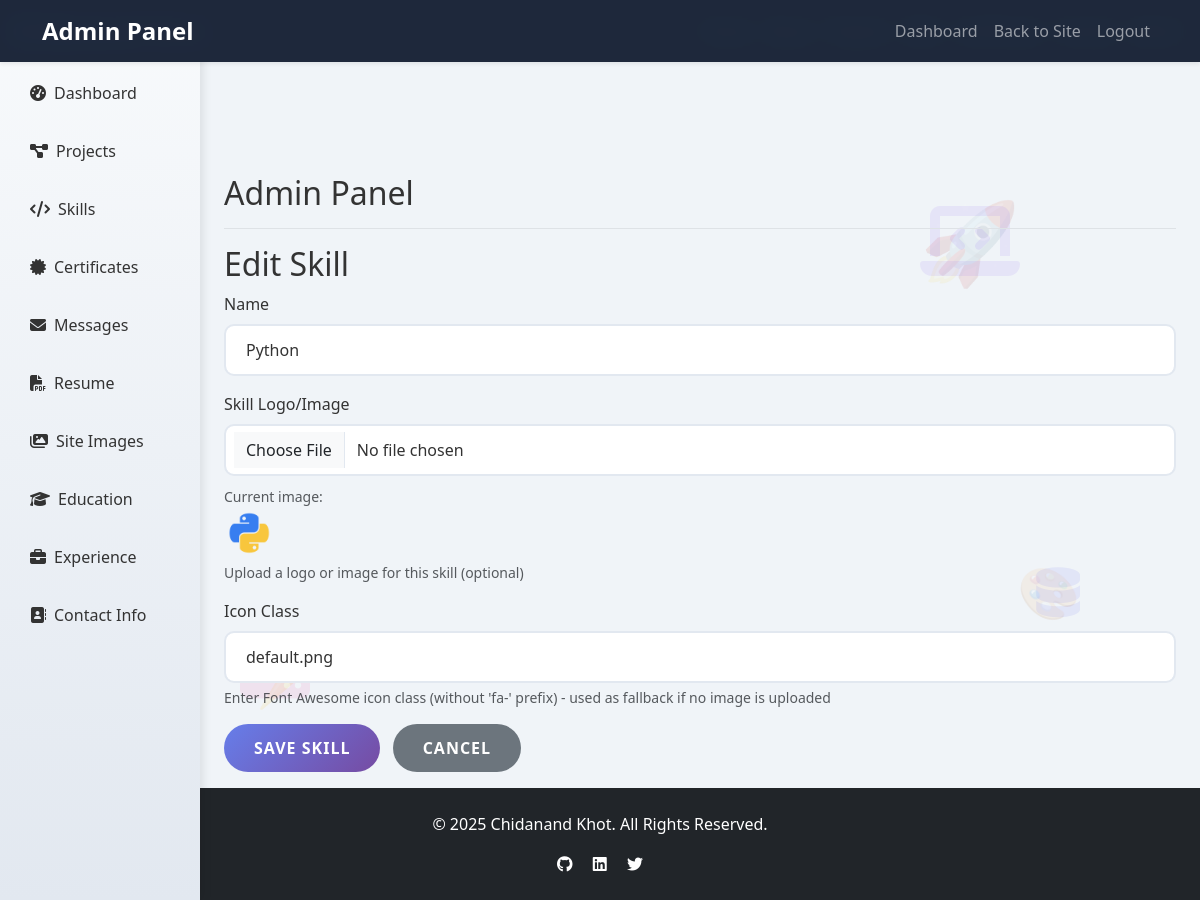
Screenshot of /admin/skills/1/update (signed in) with the database file from the repository.
### models/models.py (models this page shows, shortened)
class Skill(db.Model):
    __tablename__ = 'skills'
    id = db.Column(db.Integer, primary_key=True)
    name = db.Column(db.String(100), nullable=False)
    icon = db.Column(db.String(20), nullable=False, default='default.png')
    image = db.Column(db.String(100), nullable=True)  # Add image field

### routes.py (the view)
@app.route("/admin/skills/new", methods=['GET', 'POST'])
@app.route("/admin/skills/<int:skill_id>/update", methods=['GET', 'POST'])
@login_required
@admin_required
def admin_skill_form(skill_id=None):
    skill = None
    if skill_id:
        skill = Skill.query.get_or_404(skill_id)
    form = SkillForm()
    if form.validate_on_submit():
        if skill is None:
            skill = Skill()
        skill.name = form.name.data
        if form.image.data:
            skills_dir = os.path.join(app.root_path, 'static', 'images', 'skills')
            if not os.path.exists(skills_dir):
                os.makedirs(skills_dir)
            random_hex = secrets.token_hex(8)
            _, f_ext = os.path.splitext(form.image.data.filename)
            image_filename = random_hex + f_ext
            image_path = os.path.join(skills_dir, image_filename)
            form.image.data.save(image_path)
            skill.image = image_filename
        if skill_id is None:
            db.session.add(skill)
        db.session.commit()
        flash('Skill saved successfully!', 'success')
        return redirect(url_for('admin_skills'))
    elif request.method == 'GET' and skill:
        form.name.data = skill.name
    return render_template('admin/skill_form.html', form=form, skill=skill)

### forms/forms.py
class SkillForm(FlaskForm):
    name = StringField('Name', validators=[DataRequired(), Length(max=100)])
    image = FileField('Skill Logo/Image', validators=[
        FileAllowed(['jpg', 'jpeg', 'png', 'gif'], 'Images only!')
    ])
    submit = SubmitField('Save Skill')

### app.py (called while the page is built)
@login_manager.user_loader
def load_user(user_id):
    admin = Admin.query.get(int(user_id))
    if admin:
        print(f"Loaded admin: {admin.email}")
        return admin
    user = User.query.get(int(user_id))
    if user:
        print(f"Loaded user: {user.email}")
        return user
    return None

### routes.py (called while the page is built)
def admin_required(f):
    @wraps(f)
    def decorated_function(*args, **kwargs):
        if not current_user.is_authenticated or not isinstance(current_user, Admin):
            flash('Access denied. Admins only.', 'danger')
            return redirect(url_for('home'))
        return f(*args, **kwargs)
    return decorated_function

### templates/admin/skill_form.html (shortened to what this page needs)
{% extends "admin/base.html" %}
{% block admin_content %}
<h2>{% if skill %}Edit Skill{% else %}Add New Skill{% endif %}</h2>
<form method="POST" enctype="multipart/form-data">
    <div class="mb-3">
        {{ form.name.label(class="form-label") }}
        {% if form.name.errors %}
            {{ form.name(class="form-control is-invalid") }}
            <div class="invalid-feedback">
                {% for error in form.name.errors %}
                    <span>{{ error }}</span>
                {% endfor %}
            </div>
        {% else %}
            {{ form.name(class="form-control") }}
        {% endif %}
    </div>
    <div class="mb-3">
        {{ form.image.label(class="form-label") }}
        {% if form.image.errors %}
            {{ form.image(class="form-control is-invalid") }}
            <div class="invalid-feedback">
                {% for error in form.image.errors %}
                    <span>{{ error }}</span>
                {% endfor %}
            </div>
        {% else %}
            {{ form.image(class="form-control") }}
        {% endif %}
        {% if skill and skill.image %}
            <div class="mt-2">
                <small class="text-muted">Current image:</small>
                <br>
                <img src="{{ url_for('static', filename='images/skills/' + skill.image) }}" alt="{{ skill.name }}" width="50">
            </div>
        {% endif %}
        <div class="form-text">Upload a logo or image for this skill (optional)</div>
    </div>
    <div class="mb-3">
        <label class="form-label">Icon Class</label>
        <input type="text" class="form-control" name="icon" placeholder="e.g., python, js, html5"
               value="{% if skill %}{{ skill.icon }}{% endif %}">
        <div class="form-text">Enter Font Awesome icon class (without 'fa-' prefix) - used as fallback if no image is uploaded</div>
    </div>
    <div class="mb-3">
        {{ form.submit(class="btn btn-primary me-2") }}
        <a href="{{ url_for('admin_skills') }}" class="btn btn-secondary">Cancel</a>
    </div>
</form>
{% endblock %}

### static/css/style.css (style rules this page uses)
:root { --primary-color: #6366f1; --secondary-color: #8b5cf6; --accent-color: #ec4899; --dark-color: #1e293b; --light-color: #f8fafc; --gradient-1: linear-gradient(135deg, #667eea 0%, #764ba2 100%); --gradient-2: linear-gradient(135deg, #f093fb 0%, #f5576c 100%); --gradient-3: linear-gradient(135deg, #4facfe 0%, #00f2fe 100%); --success-color: #10b981; --warning-color: #f59e0b; --info-color: #3b82f6; --text-dark: #333; --text-light: #f8fafc; --bg-light: #f0f4f8; --bg-dark: #1a1a2e; --card-light: #ffffff; --card-dark: #16213e; }
html { scroll-behavior: smooth; }
body { font-family: 'Segoe UI', Tahoma, Geneva, Verdana, sans-serif; overflow-x: hidden; background-color: var(--bg-light); color: var(--text-dark); transition: background-color 0.3s, color 0.3s; }
.btn { transition: all 0.3s ease; border-radius: 50px; padding: 12px 30px; font-weight: 600; text-transform: uppercase; letter-spacing: 1px; position: relative; overflow: hidden; border: none; }
.btn-primary { background: var(--gradient-1); border: none; }
.form-control, .form-select { border-radius: 10px; border: 2px solid #e2e8f0; padding: 12px 20px; transition: all 0.3s; background-color: var(--card-light); color: var(--text-dark); }

### rows the page displays
Skill: name "Python", image (picture), icon "default.png"
